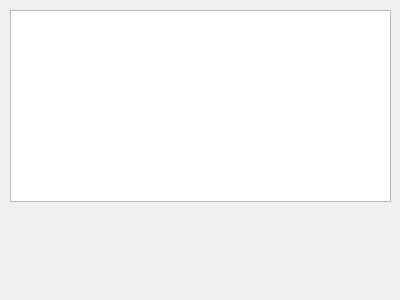
<?xml version="1.0" encoding="UTF-8"?>
<ui version="4.0">
 <class>Dialog</class>
 <widget class="QDialog" name="Dialog">
  <property name="geometry">
   <rect>
    <x>0</x>
    <y>0</y>
    <width>400</width>
    <height>300</height>
   </rect>
  </property>
  <property name="windowTitle">
   <string>Dialog</string>
  </property>
  <widget class="QTableView" name="tableView">
   <property name="geometry">
    <rect>
     <x>10</x>
     <y>10</y>
     <width>381</width>
     <height>192</height>
    </rect>
   </property>
  </widget>
 </widget>
 <layoutdefault spacing="6" margin="11"/>
 <resources/>
 <connections/>
</ui>
